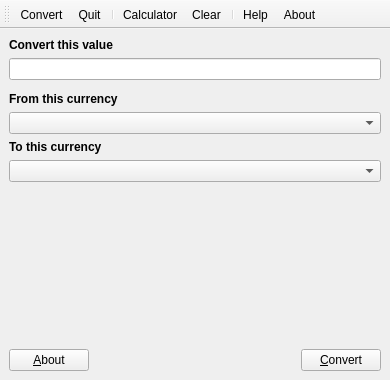
<?xml version="1.0" encoding="UTF-8"?>
<ui version="4.0">
 <class>MainWindow</class>
 <widget class="QMainWindow" name="MainWindow">
  <property name="enabled">
   <bool>true</bool>
  </property>
  <property name="geometry">
   <rect>
    <x>0</x>
    <y>0</y>
    <width>390</width>
    <height>380</height>
   </rect>
  </property>
  <property name="maximumSize">
   <size>
    <width>16777215</width>
    <height>16777215</height>
   </size>
  </property>
  <property name="windowTitle">
   <string>CConverter</string>
  </property>
  <widget class="QWidget" name="centralwidget">
   <layout class="QVBoxLayout" name="verticalLayout">
    <item>
     <widget class="QLabel" name="inputLabel">
      <property name="text">
       <string>&lt;b&gt;Convert this value&lt;/b&gt;</string>
      </property>
      <property name="buddy">
       <cstring>inputValue</cstring>
      </property>
     </widget>
    </item>
    <item>
     <widget class="QLineEdit" name="inputValue"/>
    </item>
    <item>
     <widget class="QWidget" name="calculator" native="true"/>
    </item>
    <item>
     <widget class="QLabel" name="sourceLabel">
      <property name="text">
       <string>&lt;b&gt;From this currency&lt;/b&gt;</string>
      </property>
      <property name="buddy">
       <cstring>sourceCombo</cstring>
      </property>
     </widget>
    </item>
    <item>
     <widget class="QComboBox" name="sourceCombo"/>
    </item>
    <item>
     <widget class="QLabel" name="targetLabel">
      <property name="text">
       <string>&lt;b&gt;To this currency&lt;/b&gt;</string>
      </property>
      <property name="buddy">
       <cstring>targetCombo</cstring>
      </property>
     </widget>
    </item>
    <item>
     <widget class="QComboBox" name="targetCombo"/>
    </item>
    <item>
     <widget class="QLabel" name="responseLabel1">
      <property name="font">
       <font>
        <pointsize>28</pointsize>
       </font>
      </property>
      <property name="text">
       <string/>
      </property>
      <property name="alignment">
       <set>Qt::AlignCenter</set>
      </property>
     </widget>
    </item>
    <item>
     <widget class="QLabel" name="responseLabel2">
      <property name="text">
       <string/>
      </property>
      <property name="alignment">
       <set>Qt::AlignCenter</set>
      </property>
     </widget>
    </item>
    <item>
     <spacer name="verticalSpacer">
      <property name="orientation">
       <enum>Qt::Vertical</enum>
      </property>
      <property name="sizeHint" stdset="0">
       <size>
        <width>20</width>
        <height>40</height>
       </size>
      </property>
     </spacer>
    </item>
    <item>
     <layout class="QHBoxLayout" name="buttonHBox">
      <item>
       <widget class="QPushButton" name="aboutButton">
        <property name="sizePolicy">
         <sizepolicy hsizetype="Fixed" vsizetype="Fixed">
          <horstretch>0</horstretch>
          <verstretch>0</verstretch>
         </sizepolicy>
        </property>
        <property name="text">
         <string>&amp;About</string>
        </property>
       </widget>
      </item>
      <item>
       <spacer name="hspacer">
        <property name="orientation">
         <enum>Qt::Horizontal</enum>
        </property>
        <property name="sizeHint" stdset="0">
         <size>
          <width>40</width>
          <height>20</height>
         </size>
        </property>
       </spacer>
      </item>
      <item>
       <widget class="QPushButton" name="convertButton">
        <property name="sizePolicy">
         <sizepolicy hsizetype="Fixed" vsizetype="Fixed">
          <horstretch>0</horstretch>
          <verstretch>0</verstretch>
         </sizepolicy>
        </property>
        <property name="text">
         <string>&amp;Convert</string>
        </property>
       </widget>
      </item>
     </layout>
    </item>
   </layout>
  </widget>
  <widget class="QToolBar" name="toolBar">
   <property name="windowTitle">
    <string>toolBar</string>
   </property>
   <attribute name="toolBarArea">
    <enum>TopToolBarArea</enum>
   </attribute>
   <attribute name="toolBarBreak">
    <bool>false</bool>
   </attribute>
   <addaction name="actionConvert"/>
   <addaction name="actionQuit"/>
   <addaction name="separator"/>
   <addaction name="actionCalc"/>
   <addaction name="actionClear"/>
   <addaction name="separator"/>
   <addaction name="actionHelp"/>
   <addaction name="actionAbout"/>
  </widget>
  <action name="actionConvert">
   <property name="text">
    <string>&amp;Convert</string>
   </property>
   <property name="toolTip">
    <string>Convert input value</string>
   </property>
   <property name="shortcut">
    <string>Ctrl+Return</string>
   </property>
  </action>
  <action name="actionQuit">
   <property name="text">
    <string>&amp;Quit</string>
   </property>
   <property name="toolTip">
    <string>Quit application</string>
   </property>
   <property name="shortcut">
    <string>Ctrl+Q</string>
   </property>
  </action>
  <action name="actionCalc">
   <property name="checkable">
    <bool>true</bool>
   </property>
   <property name="text">
    <string>Calc&amp;ulator</string>
   </property>
   <property name="toolTip">
    <string>Toggle calculator</string>
   </property>
   <property name="shortcut">
    <string>Ctrl+C</string>
   </property>
  </action>
  <action name="actionClear">
   <property name="text">
    <string>C&amp;lear</string>
   </property>
   <property name="toolTip">
    <string>Clear input value</string>
   </property>
   <property name="shortcut">
    <string>Del</string>
   </property>
  </action>
  <action name="actionHelp">
   <property name="text">
    <string>&amp;Help</string>
   </property>
   <property name="toolTip">
    <string>Help contents</string>
   </property>
   <property name="shortcut">
    <string>F1</string>
   </property>
  </action>
  <action name="actionAbout">
   <property name="text">
    <string>&amp;About</string>
   </property>
   <property name="toolTip">
    <string>About this application</string>
   </property>
   <property name="shortcut">
    <string>F12</string>
   </property>
  </action>
 </widget>
 <tabstops>
  <tabstop>inputValue</tabstop>
  <tabstop>sourceCombo</tabstop>
  <tabstop>targetCombo</tabstop>
  <tabstop>convertButton</tabstop>
 </tabstops>
 <resources/>
 <connections>
  <connection>
   <sender>aboutButton</sender>
   <signal>clicked()</signal>
   <receiver>MainWindow</receiver>
   <slot>showAbout()</slot>
   <hints>
    <hint type="sourcelabel">
     <x>52</x>
     <y>454</y>
    </hint>
    <hint type="destinationlabel">
     <x>187</x>
     <y>239</y>
    </hint>
   </hints>
  </connection>
  <connection>
   <sender>convertButton</sender>
   <signal>clicked()</signal>
   <receiver>MainWindow</receiver>
   <slot>convert()</slot>
   <hints>
    <hint type="sourcelabel">
     <x>322</x>
     <y>454</y>
    </hint>
    <hint type="destinationlabel">
     <x>187</x>
     <y>239</y>
    </hint>
   </hints>
  </connection>
  <connection>
   <sender>actionAbout</sender>
   <signal>triggered()</signal>
   <receiver>MainWindow</receiver>
   <slot>showAbout()</slot>
   <hints>
    <hint type="sourcelabel">
     <x>-1</x>
     <y>-1</y>
    </hint>
    <hint type="destinationlabel">
     <x>187</x>
     <y>238</y>
    </hint>
   </hints>
  </connection>
  <connection>
   <sender>actionCalc</sender>
   <signal>toggled(bool)</signal>
   <receiver>MainWindow</receiver>
   <slot>toggleCalc(bool)</slot>
   <hints>
    <hint type="sourcelabel">
     <x>-1</x>
     <y>-1</y>
    </hint>
    <hint type="destinationlabel">
     <x>187</x>
     <y>238</y>
    </hint>
   </hints>
  </connection>
  <connection>
   <sender>actionClear</sender>
   <signal>triggered()</signal>
   <receiver>MainWindow</receiver>
   <slot>clearInput()</slot>
   <hints>
    <hint type="sourcelabel">
     <x>-1</x>
     <y>-1</y>
    </hint>
    <hint type="destinationlabel">
     <x>187</x>
     <y>238</y>
    </hint>
   </hints>
  </connection>
  <connection>
   <sender>actionConvert</sender>
   <signal>triggered()</signal>
   <receiver>MainWindow</receiver>
   <slot>convert()</slot>
   <hints>
    <hint type="sourcelabel">
     <x>-1</x>
     <y>-1</y>
    </hint>
    <hint type="destinationlabel">
     <x>187</x>
     <y>238</y>
    </hint>
   </hints>
  </connection>
  <connection>
   <sender>actionQuit</sender>
   <signal>triggered()</signal>
   <receiver>MainWindow</receiver>
   <slot>close()</slot>
   <hints>
    <hint type="sourcelabel">
     <x>-1</x>
     <y>-1</y>
    </hint>
    <hint type="destinationlabel">
     <x>187</x>
     <y>238</y>
    </hint>
   </hints>
  </connection>
  <connection>
   <sender>actionHelp</sender>
   <signal>triggered()</signal>
   <receiver>MainWindow</receiver>
   <slot>showHelpContents()</slot>
   <hints>
    <hint type="sourcelabel">
     <x>-1</x>
     <y>-1</y>
    </hint>
    <hint type="destinationlabel">
     <x>187</x>
     <y>238</y>
    </hint>
   </hints>
  </connection>
 </connections>
 <slots>
  <signal>calcButtonClicked(QString)</signal>
  <slot>showHelpContents()</slot>
  <slot>showAbout()</slot>
  <slot>clearInput()</slot>
  <slot>convert()</slot>
  <slot>onInputChanged(QString)</slot>
  <slot>toggleCalc(bool)</slot>
  <slot>onCalcButtonClicked()</slot>
  <slot>onCalcButtonClicked(QString)</slot>
 </slots>
</ui>
